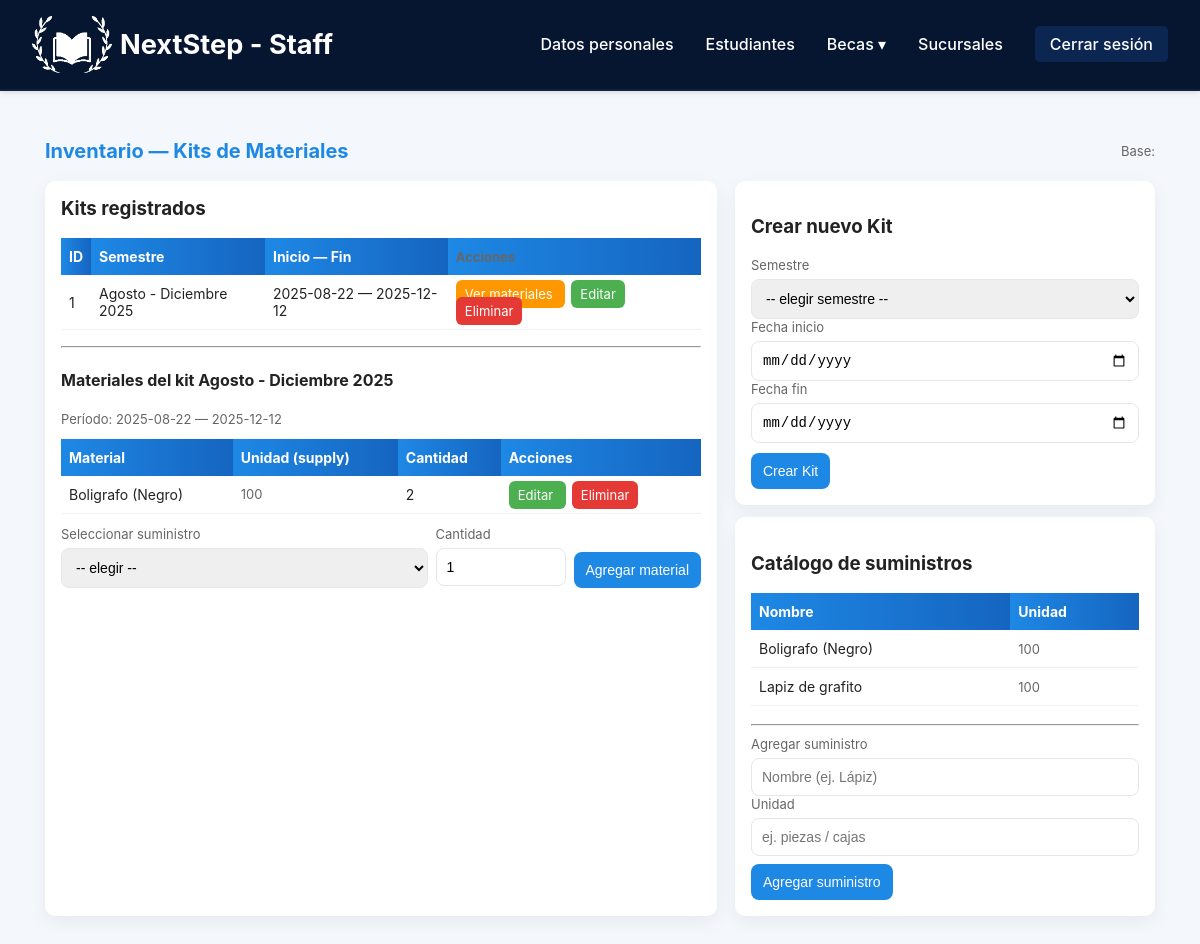
Page /Staff/Inventario.php?action=view_materials&id=1 on the committed database.
### tables this page shows
CREATE TABLE `kit` (
  `ID_Kit` int(11) NOT NULL,
  `FK_ID_Semester` int(11) NOT NULL,
  `Start_date` date NOT NULL,
  `End_date` date NOT NULL
);

CREATE TABLE `semester` (
  `ID_Semester` int(11) NOT NULL,
  `Period` varchar(30) NOT NULL,
  `Year` int(11) NOT NULL
);

CREATE TABLE `kit_material` (
  `ID_KitMaterial` int(11) NOT NULL,
  `FK_ID_Kit` int(11) NOT NULL,
  `FK_ID_Supply` int(11) NOT NULL,
  `Unit` int(11) NOT NULL
);

CREATE TABLE `supplies` (
  `ID_Supply` int(11) NOT NULL,
  `Name` varchar(30) NOT NULL,
  `Unit` varchar(15) NOT NULL
);

### Staff/Inventario.php (the view, shortened to what this page needs)
<?php
require '../Conexiones/db.php';
function h($s){ return htmlspecialchars($s, ENT_QUOTES | ENT_SUBSTITUTE, 'UTF-8'); }
$getAction = $_GET['action'] ?? '';
$semesters = [];
$res = $conn->query(
    "SELECT ID_Semester, Period, Year
     FROM semester
     ORDER BY Year DESC, Period ASC"
);
while ($r = $res->fetch_assoc()) $semesters[] = $r;
$supplies = [];
$resSup = $conn->query(
    "SELECT ID_Supply, Name, Unit
     FROM supplies
     ORDER BY Name"
);
while ($r = $resSup->fetch_assoc()) $supplies[] = $r;
$kits = [];
$q = "SELECT k.ID_Kit, k.FK_ID_Semester, k.Start_date, k.End_date,
             s.Period, s.Year
      FROM kit k
      LEFT JOIN semester s ON k.FK_ID_Semester = s.ID_Semester
      ORDER BY k.ID_Kit DESC";
$res = $conn->query($q);
while ($r = $res->fetch_assoc()) $kits[] = $r;
?>
<!DOCTYPE html>
<html lang="es">
<head>
    <link rel="stylesheet" href="../assets/staff/inventario.css">
</head>
<body>
<?php include '../Includes/HeaderMenuStaff.php'; ?>
<div class="wrap">
    <header>
        <h1>Inventario — Kits de Materiales</h1>
        <div class="small">
            Base:
        </div>
    </header>
    <div class="grid">
        <div class="card">
            <h3 style="margin-top:0">Kits registrados</h3>
            <table>
                <thead>
                <tr>
                    <th>ID</th>
                    <th>Semestre</th>
                    <th>Inicio — Fin</th>
                    <th class="small">Acciones</th>
                </tr>
                </thead>
                <tbody>
                <?php if (empty($kits)): ?>
                    <tr><td colspan="4" class="small">No hay kits. Crea uno a la derecha.</td></tr>
                <?php else: ?>
                    <?php foreach ($kits as $k): ?>
                        <tr>
                            <td><?php echo h($k['ID_Kit']); ?></td>
                            <td><?php echo h(($k['Period'] ?? '-') . ' ' . ($k['Year'] ?? '')); ?></td>
                            <td><?php echo h($k['Start_date']); ?> — <?php echo h($k['End_date']); ?></td>
                            <td class="actions">
    <a class="view"
       href="<?php echo h($_SERVER['PHP_SELF']); ?>?action=view_materials&id=<?php echo h($k['ID_Kit']); ?>">
       Ver materiales
    </a>
    <a class="edit"
       href="<?php echo h($_SERVER['PHP_SELF']); ?>?action=edit_kit&id=<?php echo h($k['ID_Kit']); ?>">
       Editar
    </a>
    <a class="del"
       href="<?php echo h($_SERVER['PHP_SELF']); ?>?action=delete_kit&id=<?php echo h($k['ID_Kit']); ?>"
       onclick="return confirm('¿Eliminar kit y sus materiales?')">
       Eliminar
    </a>
</td>
                        </tr>
                    <?php endforeach; ?>
                <?php endif; ?>
                </tbody>
            </table>
            <?php
            if ($getAction === 'view_materials' && isset($_GET['id'])):
                $id_kit = intval($_GET['id']);
                $stmt = $conn->prepare(
                    "SELECT k.ID_Kit, k.Start_date, k.End_date, s.Period, s.Year
                     FROM kit k
                     LEFT JOIN semester s ON k.FK_ID_Semester = s.ID_Semester
                     WHERE k.ID_Kit = ?"
                );
                $stmt->bind_param("i", $id_kit);
                $stmt->execute();
                $res      = $stmt->get_result();
                $kit_info = $res->fetch_assoc() ?: null;
                $materials = [];
                $qm = $conn->prepare(
                    "SELECT km.ID_KitMaterial, km.FK_ID_Supply, km.Unit,
                            sp.Name AS supply_name, sp.Unit AS supply_unit
                     FROM kit_material km
                     JOIN supplies sp ON km.FK_ID_Supply = sp.ID_Supply
                     WHERE km.FK_ID_Kit = ?
                     ORDER BY sp.Name"
                );
                $qm->bind_param("i", $id_kit);
                $qm->execute();
                $rm = $qm->get_result();
                while ($r = $rm->fetch_assoc()) $materials[] = $r;
            ?>
                <hr style="margin:16px 0">
                <h4>
                    Materiales del kit
                    <?php echo h($kit_info ? ($kit_info['Period'].' '.$kit_info['Year']) : $id_kit); ?>
                </h4>
                <div class="small" style="margin-bottom:8px">
                    Período:
                    <?php echo h($kit_info['Start_date'] ?? '-'); ?> —
                    <?php echo h($kit_info['End_date'] ?? '-'); ?>
                </div>
                <table>
                    <thead>
                        <tr>
                            <th>Material</th>
                            <th>Unidad (supply)</th>
                            <th>Cantidad</th>
                            <th>Acciones</th>
                        </tr>
                    </thead>
                    <tbody>
                        <?php if (empty($materials)): ?>
                            <tr><td colspan="4" class="small">No hay materiales asignados a este kit.</td></tr>
                        <?php else: ?>
                            <?php foreach ($materials as $m): ?>
    <tr>
        <td><?php echo h($m['supply_name']); ?></td>
        <td class="small"><?php echo h($m['supply_unit']); ?></td>
        <td><?php echo h($m['Unit']); ?></td>
        <td class="actions">
            <a class="edit"
               href="<?php echo h($_SERVER['PHP_SELF']); ?>?action=edit_material&id=<?php echo h($m['ID_KitMaterial']); ?>">
               Editar
            </a>
            <a class="del"
               href="<?php echo h($_SERVER['PHP_SELF']); ?>?action=delete_material&id=<?php echo h($m['ID_KitMaterial']); ?>"
               onclick="return confirm('¿Eliminar material del kit?')">
               Eliminar
            </a>
        </td>
    </tr>
<?php endforeach; ?>
                        <?php endif; ?>
                    </tbody>
                </table>
                <div style="margin-top:12px">
                    <form method="post" style="display:flex;gap:8px;flex-wrap:wrap">
                        <div style="flex:1 1 220px">
                            <label>Seleccionar suministro</label>
                            <select name="fk_supply" required>
                                <option value="">-- elegir --</option>
                            </select>
                        </div>
                        <div style="width:130px">
                            <label>Cantidad</label>
                            <input type="number" name="unit" min="0" value="1" required>
                        </div>
                        <div style="align-self:end">
                            <button type="submit">Agregar material</button>
                        </div>
                    </form>
                </div>
            <?php endif; ?>
        </div>
        <aside>
            <div class="card card--with-gap">
                <?php if ($getAction === 'edit_kit' && isset($_GET['id'])): ?>
                    <?php
                    $id = intval($_GET['id']);
                    $stmt = $conn->prepare(
                        "SELECT ID_Kit, FK_ID_Semester, Start_date, End_date
                         FROM kit WHERE ID_Kit = ?"
                    );
                    $stmt->bind_param("i", $id);
                    $stmt->execute();
                    $res      = $stmt->get_result();
                    $kit_edit = $res->fetch_assoc() ?: null;
                    $stmt->close();
                    ?>
                    <h3>Editar Kit #<?php echo h($id); ?></h3>
                    <form method="post">
                        <input type="hidden" name="action" value="update_kit">
                        <input type="hidden" name="id_kit" value="<?php echo h($id); ?>">
                        <label>Semestre</label>
                        <select name="fk_semester" required>
                            <option value="">-- elegir semestre --</option>
                            <?php foreach ($semesters as $s): ?>
                                <option value="<?php echo h($s['ID_Semester']); ?>"
                                    <?php echo ($kit_edit && $kit_edit['FK_ID_Semester']==$s['ID_Semester']) ? 'selected' : ''; ?>>
                                    <?php echo h($s['Period'].' '.$s['Year']); ?>
                                </option>
                            <?php endforeach; ?>
                        </select>
                        <label>Fecha inicio</label>
                        <input type="date" name="start_date"
                               value="<?php echo h($kit_edit['Start_date'] ?? ''); ?>" required>
                        <label>Fecha fin</label>
                        <input type="date" name="end_date"
                               value="<?php echo h($kit_edit['End_date'] ?? ''); ?>" required>
                        <div style="margin-top:10px">
                            <button type="submit">Guardar cambios</button>
                            <a href="inventario_kits.php" class="small link-cancel">Cancelar</a>
                        </div>
                    </form>
                <?php else: ?>
                    <h3>Crear nuevo Kit</h3>
                    <form method="post">
                        <label>Semestre</label>
                        <select name="fk_semester" required>
                            <option value="">-- elegir semestre --</option>
                        </select>
                        <label>Fecha inicio</label>
                        <input type="date" name="start_date" required>
                        <label>Fecha fin</label>
                        <input type="date" name="end_date" required>
                        <div style="margin-top:10px">
                            <button type="submit">Crear Kit</button>
                        </div>
                    </form>
                <?php endif; ?>
            </div>
            <div class="card">
                <h3>Catálogo de suministros</h3>
                <table id="supplies-table" style="margin-bottom:8px">
                    <thead>
                        <tr><th>Nombre</th><th>Unidad</th></tr>
                    </thead>
                    <tbody>
                        <?php if (empty($supplies)): ?>
                            <tr><td colspan="2" class="small">No hay suministros registrados.</td></tr>
                        <?php else: ?>
                            <?php foreach ($supplies as $sp): ?>
                                <tr>
                                    <td><?php echo h($sp['Name']); ?></td>
                                    <td class="small"><?php echo h($sp['Unit']); ?></td>
                                </tr>
                            <?php endforeach; ?>
                        <?php endif; ?>
                    </tbody>
                </table>
                <hr class="divider">
                <form method="post">
                    <label>Agregar suministro</label>
                    <input type="text" name="s_name" placeholder="Nombre (ej. Lápiz)" required>
                    <label>Unidad</label>
                    <input type="text" name="s_unit" placeholder="ej. piezas / cajas" required>
                    <div class="form-actions">
                        <button type="submit">Agregar suministro</button>
                    </div>
                </form>
            </div>
        </aside>
    </div>
</div>
</body>
</html>

### assets/Staff/inventario.css (style rules this page uses)
:root { --primary:#1e88e5; --accent:#ffb300; --danger:#e53935; --muted:#666; --card:#fff; }
* { box-sizing:border-box; }
body { font-family:Inter,Segoe UI,Arial,sans-serif; margin:0; background:#f4f7fb; color:#222; }
.wrap { max-width:1150px; margin:28px auto; padding:20px; }
header { display:flex; align-items:center; justify-content:space-between; margin-bottom:18px; }
header h1 { margin:0; font-size:20px; color:var(--primary); }
.grid { display:grid; grid-template-columns: 1fr 420px; gap:18px; }
.card { background:var(--card); padding:16px; border-radius:10px; box-shadow:0 6px 18px rgba(20,30,50,0.06); }
.card--with-gap { margin-bottom:12px; }
label { display:block; font-size:13px; color:var(--muted); margin-bottom:6px; }
input[type="text"], input[type="date"], input[type="number"], select, textarea { width:100%; padding:10px; border:1px solid #e3e7ee; border-radius:8px; font-size:14px; }
button { background:var(--primary); color:white; padding:10px 12px; border:none; border-radius:8px; cursor:pointer; font-size:14px; }
table { width:100%; border-collapse:collapse; margin-top:12px; }
th, td { padding:10px 8px; text-align:left; border-bottom:1px solid #eef2f7; font-size:14px; }
th { background:linear-gradient(90deg,var(--primary),#1565c0); color:white; border-bottom:none; }
.small { font-size:13px; color:var(--muted); }
.actions a { margin-right:6px; text-decoration:none; padding:6px 9px; border-radius:6px; color:white; font-size:13px; }
.edit { background:#4caf50; }
.del { background:var(--danger); }
.view { background:#ff9800; }
.divider { margin:10px 0; }
.form-actions { margin-top:8px; }

### rows in the picture
kit: ID_Kit "1", FK_ID_Semester.Year "Agosto - Diciembre 2025", Start_date "2025-08-22", End_date "2025-12-12"
kit_material: FK_ID_Supply.Name "Boligrafo (Negro)", FK_ID_Supply.Unit "100", Unit "2"
supplies: Name "Boligrafo (Negro)", Unit "100"
supplies: Name "Lapiz de grafito", Unit "100"
